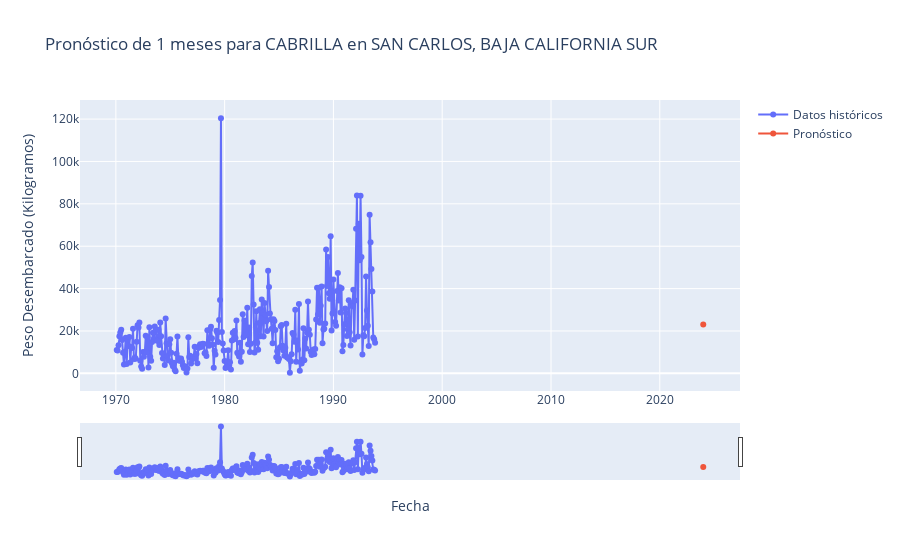

Notebook source saved alongside this figure:
### Code cell
# Carga de los datos
df = load_data('aggregated_data2.csv')

# Definir parámetros para el pronóstico
nombre_producto = 'CABRILLA'  # Change this for your product
nombre_estado = 'BAJA CALIFORNIA SUR'
nombre_oficina = 'SAN CARLOS'
n_pasos = 1  # Número de meses a pronosticar

# Realizar y visualizar el pronóstico
pronosticar_y_graficar(df, nombre_producto, nombre_estado, nombre_oficina, n_pasos, cfg.MODEL_PATH, cfg.SCALER_X_PATH, cfg.SCALER_Y_PATH)

### Figure 1 — Plotly figure (JSON) as saved in the notebook; plotly's stock layout.template omitted (floating-point values rounded to 4 significant figures; data arrays with more than 128 entries replaced by an {"elided": "..."} marker saying what was removed)
{"data": [{"mode": "lines+markers", "name": "Datos históricos", "type": "scatter", "x": {"elided": "286 str values"}, "y": {"elided": "286 float values"}}, {"mode": "lines+markers", "name": "Pronóstico", "type": "scatter", "x": ["2023-12-31T00:00:00"], "y": [23080.0]}], "layout": {"title": {"text": "Pronóstico de 1 meses para CABRILLA en SAN CARLOS, BAJA CALIFORNIA SUR"}, "xaxis": {"rangeslider": {"visible": true}, "title": {"text": "Fecha"}}, "yaxis": {"title": {"text": "Peso Desembarcado (Kilogramos)"}}}}
